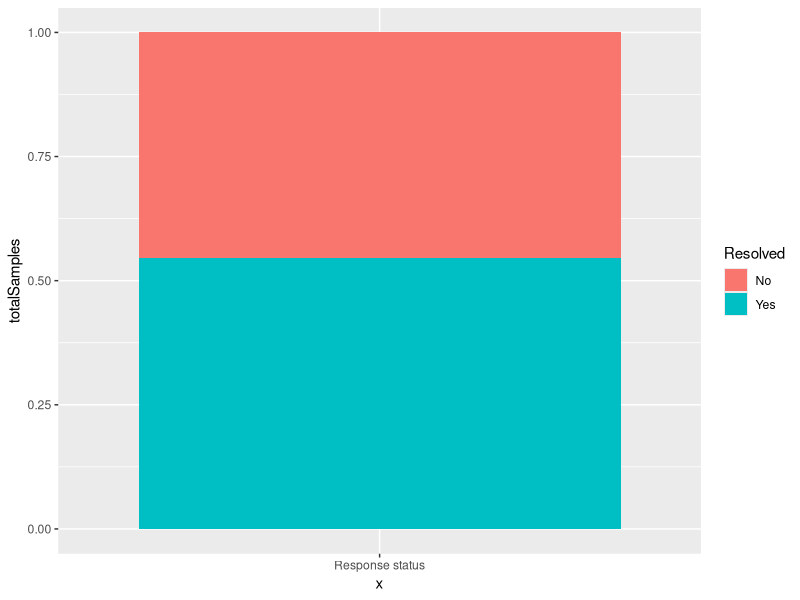
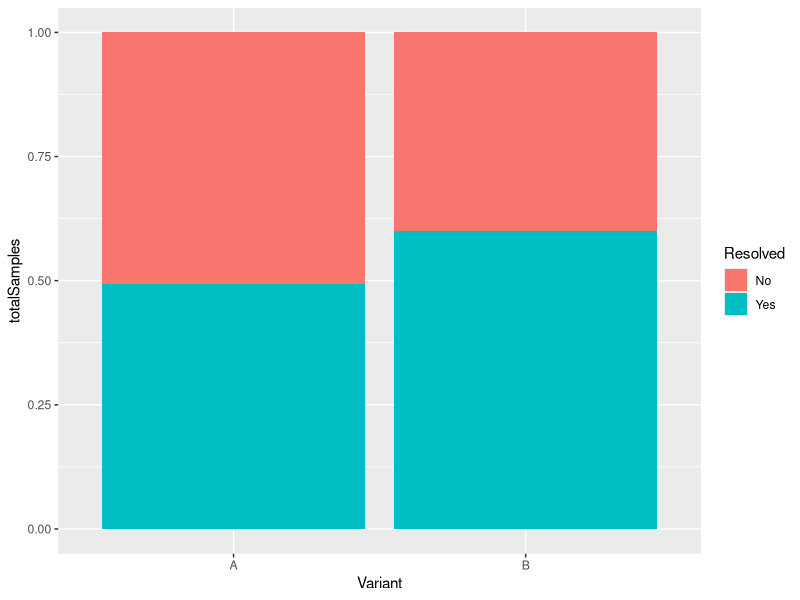

Generate these figures, in order, with R: (Note: this script raises an error after producing the figures.)
## ---- chunk 1
library("tidyverse")
## ---- chunk 2
data <- data.frame(read.csv("./ab_test.csv", header = TRUE, sep = ","))

totalSamples <- count(data)$n
totalSamples
## ---- chunk 3
ggplot(data, aes(fill=Resolved, y=totalSamples, x="Response status")) + 
    geom_bar(position="fill", stat="identity")
## ---- chunk 4
ggplot(data, aes(fill=Resolved, y=totalSamples, x=Variant)) +
  geom_bar(position = "fill", stat = "identity")

## ---- chunk 5
newVariant <- data %>%
  select(Variant, Time, Resolved) %>%
  filter(Variant == 'B')

visitsBelow300 <- newVariant %>%
  select(Time, Resolved) %>%
  filter(Time <= 300)

newVariantSampleCnt = count(newVariant)$n
cntVisitsBelow300 = count(visitsBelow300)$n

probabilityVisitBelow300Sec = cntVisitsBelow300 / newVariantSampleCnt

sprintf("Probability of random user visit below 300 seconds on new variant (Variant B) = %s / %s = %s", countVisitsBelow300, newVariantSampleCnt, probabilityVisitBelow300Sec)
